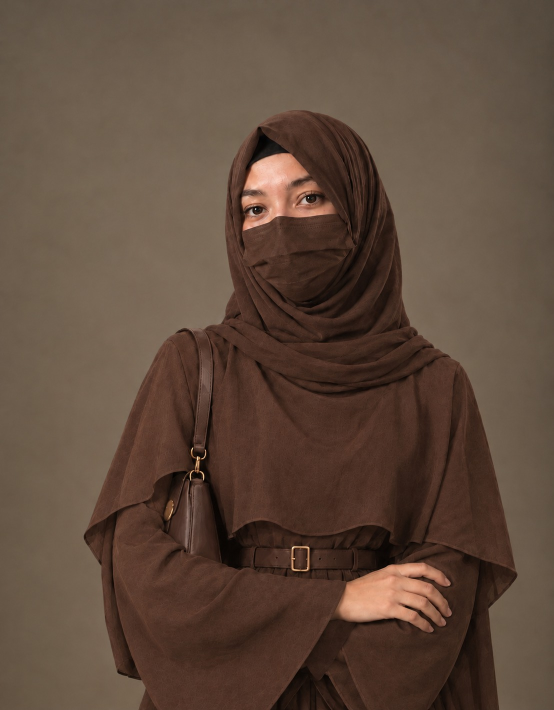
#> input picture myphoto.jpg, 1108 x 1420 px (shown at 1/2 size)
$ python ascii_to_svg.py --photo myphoto.jpg
#> lines starting #> are read from the running program, lines starting #| are printed output that depends on the picture; after the words box and inside, x2 and y2 are one past the last pixel; in counts of white or black regions, pixels touching at a corner belong together
#!/usr/bin/env python3
"""
ascii_to_svg.py  -  builds dark.svg and light.svg for a GitHub profile README.

Usage:
    python3 ascii_to_svg.py --photo portrait.jpg --crop 0,170,1108,1420 --out .
"""
import argparse
import os
from xml.sax.saxutils import escape

from PIL import Image, ImageChops, ImageDraw, ImageFilter, ImageOps

TITLE = "muqaddas@github  ~/profile  zsh"
ROWS_RIGHT = [
    ("h", "profile"),
    ("r", "Name", "Muqaddas Alam"),
    ("r", "Role", "Computer Science Student"),
    ("r", "Origin", "Karachi, Pakistan"),
    ("r", "Education", "HSC II (ICS) · Govt. Degree College for Women, Nazimabad"),
    ("r", "Status", "Building · Learning · Sharing"),
    ("r", "Workflow", "VS Code · Git · GitHub"),
    ("r", "Brand", "Muqaddas Digital — Learn, Grow, Share"),
    ("gap",),
    ("h", "stack"),
    ("r", "Core Lang", "C, C++, Python"),
    ("r", "Core Frontend", "HTML, CSS, JavaScript"),
    ("r", "Interests", "Front-end Web · Cybersecurity"),
    ("r", "Internships", "CodeAlpha (C) · Arch Technologies (C++)"),
    ("gap",),
    ("h", "contact"),
    ("r", "Mail", "muqaddasalm999@gmail.com"),
    ("r", "GitHub", "github.com/muqaddasalam"),
    ("r", "LinkedIn", "linkedin.com/in/muqaddas-alam-405194312"),
    ("gap",),
    ("h", "live stats"),
    ("last", "See live GitHub stats badges below in README"),
]
STATUS_TEXT = "online · Karachi, PK"

THEMES = {
    "dark": dict(
        bg="#0d1117", panel="#0a0e14", dim="#30363d", title="#8b949e",
        key="#22d3ee", head="#a78bfa", val="#c9d1d9", ok="#3fb950",
        b1="#7c5cff", b2="#22d3ee", art1="#22d3ee", art2="#8b5cf6",
        scan="#22d3ee", scan_op="0.22", glow_op="0.9",
    ),
    "light": dict(
        bg="#ffffff", panel="#f6f8fa", dim="#d0d7de", title="#57606a",
        key="#0969da", head="#8250df", val="#24292f", ok="#1a7f37",
        b1="#8250df", b2="#0969da", art1="#0550ae", art2="#6639ba",
        scan="#0969da", scan_op="0.16", glow_op="0.55",
    ),
}

W, H = 1000, 496
MONO = "ui-monospace,SFMono-Regular,Menlo,Consolas,'Liberation Mono',monospace"

COLS, ROWS = 64, 39
CHAR_W, LINE_H, ART_FONT = 4.7, 8.7, 7.8
RAMP = " .:-=+*#%@"

LP_X, LP_Y, LP_W, LP_H = 22, 58, 330, 412
RP_X, RP_Y, RP_W, RP_H = 372, 58, 606, 412
TX0, TX1 = 392, 958
FS, CH = 12.5, 7.5
LINE, GAP, FIRST_Y = 19, 9, 92


def placeholder_density():
    w, h = 300, 400
    im = Image.new("L", (w, h), 10)
    d = ImageDraw.Draw(im)
    d.ellipse((70, 40, 230, 250), fill=110)
    d.ellipse((20, 300, 280, 560), fill=150)
    d.ellipse((100, 80, 200, 235), fill=225)
    return im.filter(ImageFilter.GaussianBlur(2.2))


# Backdrop is removed with a colour mask (backdrop = grey-olive, hue ~30 deg,
# low saturation; clothes/skin = redder, hue < 26 deg or more saturated).
# Inside the subject: dark cloth -> dense ink, skin -> light dots.
POINTS = [(0, 1), (25, 1), (60, .8), (90, .55), (130, .38), (170, .26), (255, .22)]
CURVES = {"dark": POINTS, "light": POINTS}


def curve_lut(points):
    lut = []
    for v in range(256):
        for (x0, y0), (x1, y1) in zip(points, points[1:]):
            if x0 <= v <= x1:
                lut.append(int(255 * (y0 + (y1 - y0) * (v - x0) / (x1 - x0))))
                break
    return lut


def photo_density(path, theme, box=None):
#> called with path = 'myphoto.jpg', theme = 'dark'
    import numpy as np
    src = ImageOps.exif_transpose(Image.open(path)).convert("RGB")
#> src is the input picture: PIL image 1108x1420 RGB; mean R, G, B 94.6, 74, 60
    w, h = src.size
#> w = 1108; h = 1420
    target = COLS * CHAR_W / (ROWS * LINE_H)
    if box:
        src = src.crop(box)
    elif w / h > target:
        nw = int(h * target)
        left = (w - nw) // 2
        src = src.crop((left, 0, left + nw, h))
    else:
        nh = int(w / target)
#> nh = 1249
        src = src.crop((0, 0, w, nh))
#> src: PIL image 1108x1249 RGB
    hsv = np.asarray(src.convert("HSV")).astype(float)
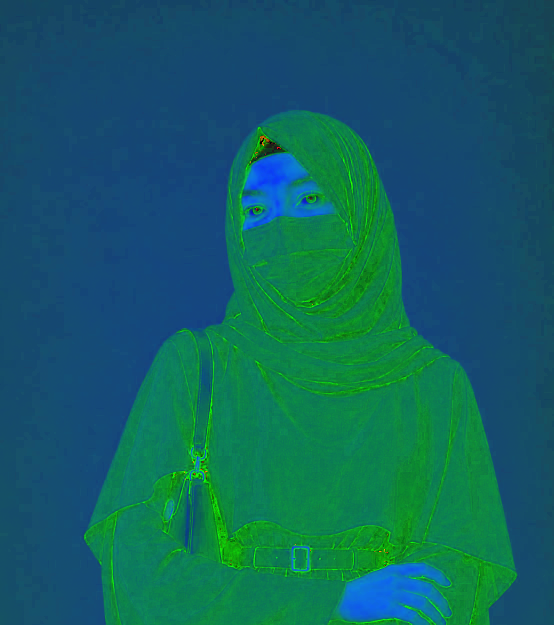
#> hsv: shape (1249, 1108, 3) float64 (shown at 1/2 size); mean R, G, B 17.4, 97.1, 96.7
    hue = hsv[..., 0] * 360 / 255
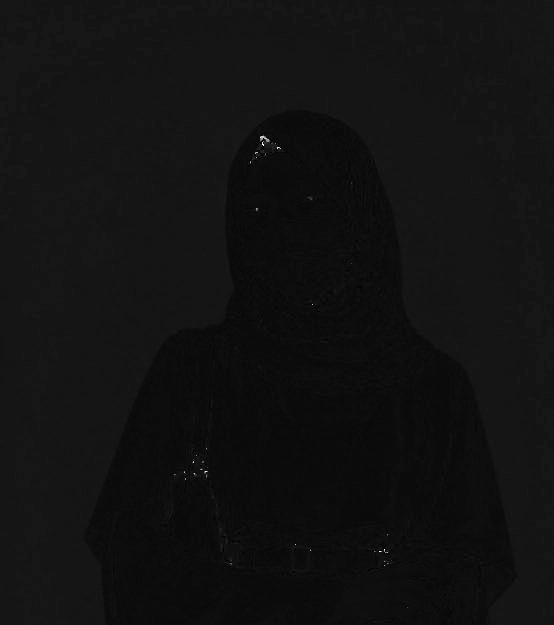
#> hue: shape (1249, 1108) float64 (shown at 1/2 size); min 0, max 357.2, mean 24.6; drawn with min black and max white
    sat = hsv[..., 1] / 255
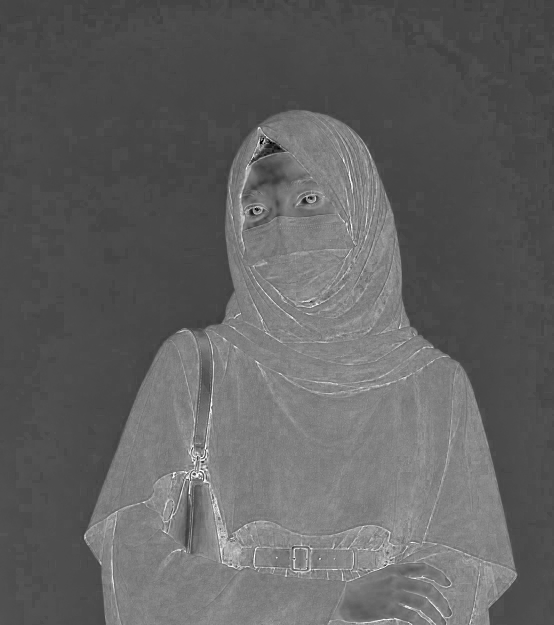
#> sat: shape (1249, 1108) float64 (shown at 1/2 size); min 0, max 1, mean 0.381
    val = hsv[..., 2] / 255
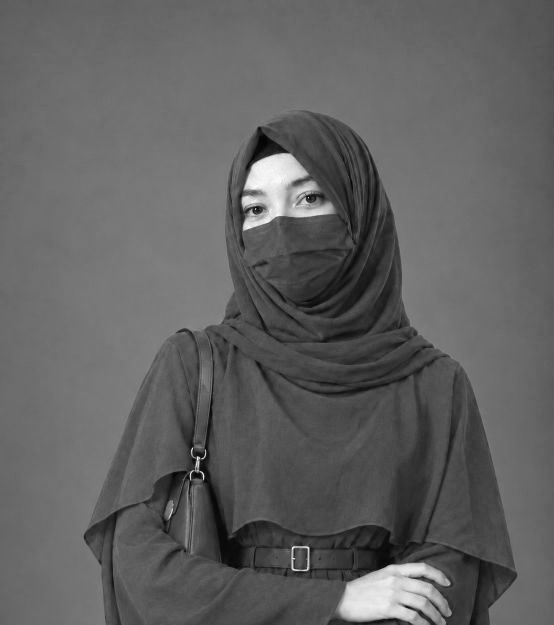
#> val: shape (1249, 1108) float64 (shown at 1/2 size); min 0.00392, max 1, mean 0.379
    fg = (hue < 26) | (sat > 0.45) | (val > 0.62) | (val < 0.2)
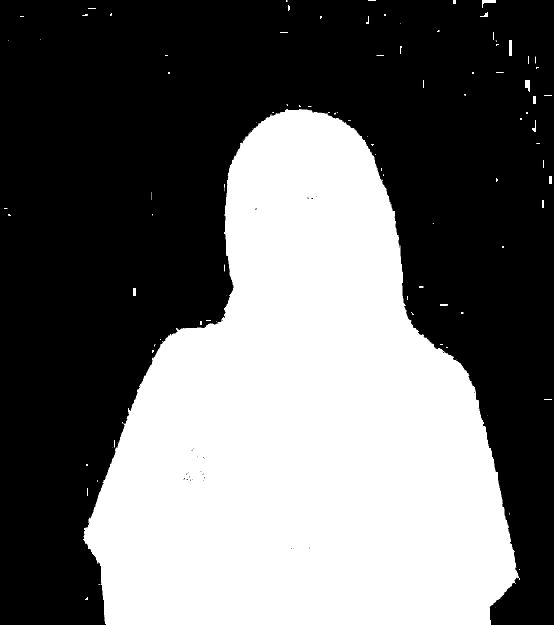
#> fg: shape (1249, 1108) bool (shown at 1/2 size); 41.8% white; 98 white regions (58 under 20 px), largest, box (x1, y1, x2, y2) and area: (166, 218, 1040, 1249) 575554, (964, 0, 992, 16) 192, (1018, 80, 1024, 112) 192
    mask = Image.fromarray((fg * 255).astype("uint8")).filter(ImageFilter.MedianFilter(15))
#> mask: PIL image 1108x1249 L; 41.6% white; 4 white regions (1 under 20 px), largest, box (x1, y1, x2, y2) and area: (168, 218, 1036, 1249) 575723, (965, 0, 991, 7) 136, (1050, 164, 1060, 175) 87
    mask = mask.filter(ImageFilter.GaussianBlur(2))
    gray = src.convert("L").filter(ImageFilter.GaussianBlur(0.9)).point(curve_lut(CURVES[theme]))
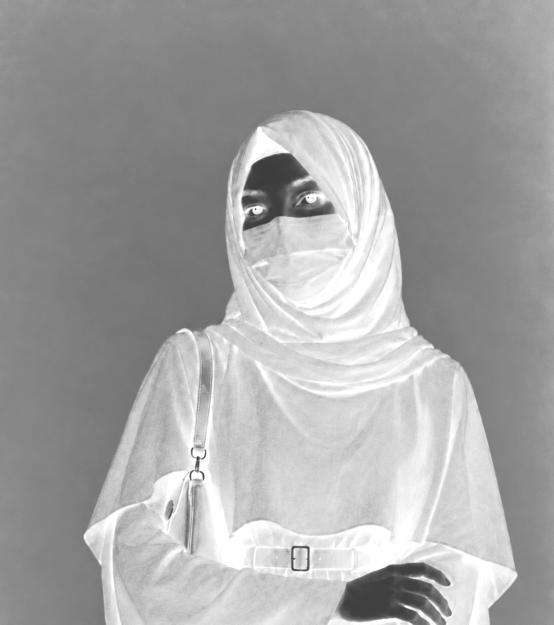
#> gray: PIL image 1108x1249 L (shown at 1/2 size); min 60, max 255, mean 163.2
    return ImageChops.multiply(gray, mask.point(lambda v: 255 if v > 128 else 0))


def portrait_rows(photo, theme, box=None):
    im = photo_density(photo, theme, box) if photo else placeholder_density()
    im = im.resize((COLS, ROWS), Image.LANCZOS)
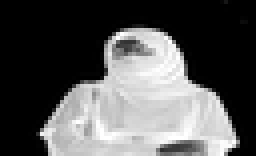
#> im: PIL image 64x39 L (shown 4 times larger); min 0, max 255, mean 85.8
    px = im.load()
    n = len(RAMP)
    return ["".join(RAMP[min(n - 1, px[x, y] * n // 256)] for x in range(COLS))
            for y in range(ROWS)]


def t(sec):
    return f"{sec:.2f}s"


def build(theme, photo, box=None):
    p = THEMES[theme]
    rows = portrait_rows(photo, theme, box)
#> rows = 39 items
    defs, body = [], []

    defs.append(
        f'<linearGradient id="bg-grad" gradientUnits="userSpaceOnUse" x1="0" y1="0" x2="{W}" y2="{H}">'
        f'<stop offset="0" stop-color="{p["b1"]}">'
        f'<animate attributeName="stop-color" values="{p["b1"]};{p["b2"]};{p["b1"]}" dur="8s" repeatCount="indefinite"/></stop>'
        f'<stop offset="1" stop-color="{p["b2"]}">'
        f'<animate attributeName="stop-color" values="{p["b2"]};{p["b1"]};{p["b2"]}" dur="8s" repeatCount="indefinite"/></stop>'
        f'</linearGradient>'
    )
    defs.append(
        f'<linearGradient id="art-grad" gradientUnits="userSpaceOnUse" x1="0" y1="96" x2="0" y2="440">'
        f'<stop offset="0" stop-color="{p["art1"]}"/><stop offset="1" stop-color="{p["art2"]}"/></linearGradient>'
    )
    defs.append(
        f'<linearGradient id="scan-grad" x1="0" y1="0" x2="0" y2="1">'
        f'<stop offset="0" stop-color="{p["scan"]}" stop-opacity="0"/>'
        f'<stop offset="0.5" stop-color="{p["scan"]}" stop-opacity="{p["scan_op"]}"/>'
        f'<stop offset="1" stop-color="{p["scan"]}" stop-opacity="0"/></linearGradient>'
    )
    defs.append(
        '<filter id="glow" x="-5%" y="-5%" width="110%" height="110%">'
        '<feGaussianBlur stdDeviation="3" result="b"/>'
        '<feMerge><feMergeNode in="b"/><feMergeNode in="SourceGraphic"/></feMerge></filter>'
    )
    defs.append(
        f'<clipPath id="art-clip"><rect x="{LP_X + 1}" y="{LP_Y + 30}" width="{LP_W - 2}" height="{LP_H - 62}"/></clipPath>'
    )

    body.append(f'<rect x="1" y="1" width="{W - 2}" height="{H - 2}" rx="14" fill="{p["bg"]}" '
                f'stroke="url(#bg-grad)" stroke-width="1.5"/>')
    perim = 2 * ((W - 2) + (H - 2))
    body.append(
        f'<rect x="1" y="1" width="{W - 2}" height="{H - 2}" rx="14" fill="none" stroke="url(#bg-grad)" '
        f'stroke-width="3" stroke-linecap="round" stroke-dasharray="160 {perim}" '
        f'opacity="{p["glow_op"]}" filter="url(#glow)">'
        f'<animate attributeName="stroke-dashoffset" from="0" to="-{perim}" dur="7s" repeatCount="indefinite"/></rect>'
    )

    for cx, col in ((28, "#ff5f56"), (50, "#ffbd2e"), (72, "#27c93f")):
        body.append(f'<circle cx="{cx}" cy="22" r="6" fill="{col}"/>')
    body.append(
        f'<text x="{W // 2}" y="26" text-anchor="middle" font-family="{MONO}" font-size="12" '
        f'fill="{p["title"]}">{escape(TITLE)}</text>'
    )
    body.append(f'<line x1="14" y1="42" x2="{W - 14}" y2="42" stroke="{p["dim"]}" stroke-width="1"/>')

    body.append(f'<rect x="{LP_X}" y="{LP_Y}" width="{LP_W}" height="{LP_H}" rx="8" fill="{p["panel"]}" '
                f'stroke="{p["dim"]}" stroke-width="1"/>')
    body.append(f'<text x="{LP_X + 14}" y="{LP_Y + 20}" font-family="{MONO}" font-size="11" '
                f'fill="{p["title"]}">portrait.asc</text>')

    art_w = COLS * CHAR_W
    art_x = LP_X + (LP_W - art_w) / 2
    art_y = LP_Y + 48
    body.append('<g id="portrait">')
    for i, row in enumerate(rows):
        if not row.strip():
            continue
        y = art_y + i * LINE_H
        body.append(
            f'<text x="{art_x:.1f}" y="{y:.1f}" xml:space="preserve" font-family="{MONO}" '
            f'font-size="{ART_FONT}" fill="url(#art-grad)" opacity="0" '
            f'textLength="{art_w:.1f}" lengthAdjust="spacing">{escape(row)}'
            f'<animate attributeName="opacity" from="0" to="1" begin="{t(0.5 + i * 0.045)}" '
            f'dur="0.25s" fill="freeze"/></text>'
        )
#> this loop made 39 passes
#> y on passes 7 to 18: 158.2, 166.9, 175.6, 184.3, 193, 201.7, 210.4, 219.1, 227.8, 236.5, 245.2, 253.9
#> after the loop, body = 43 items
    body.append(
        '<animate attributeName="opacity" values="1;0.8;1;0.92;1" keyTimes="0;0.2;0.4;0.7;1" '
        'dur="5s" begin="3s" repeatCount="indefinite"/></g>'
    )
    body.append(
        f'<g clip-path="url(#art-clip)"><rect x="{LP_X}" y="{LP_Y + 30}" width="{LP_W}" height="26" '
        f'fill="url(#scan-grad)" opacity="0">'
        f'<set attributeName="opacity" to="1" begin="1.8s"/>'
        f'<animateTransform attributeName="transform" type="translate" from="0 -26" to="0 {LP_H - 40}" '
        f'begin="1.8s" dur="3.4s" repeatCount="indefinite"/></rect></g>'
    )
    sy = LP_Y + LP_H - 18
    body.append(
        f'<circle cx="{LP_X + 20}" cy="{sy - 4}" r="4" fill="{p["ok"]}">'
        f'<animate attributeName="r" values="3;5;3" dur="1.8s" repeatCount="indefinite"/>'
        f'<animate attributeName="opacity" values="1;0.45;1" dur="1.8s" repeatCount="indefinite"/></circle>'
        f'<text x="{LP_X + 34}" y="{sy}" font-family="{MONO}" font-size="11" fill="{p["val"]}">'
        f'{escape(STATUS_TEXT)}</text>'
    )

    body.append(f'<rect x="{RP_X}" y="{RP_Y}" width="{RP_W}" height="{RP_H}" rx="8" fill="{p["panel"]}" '
                f'stroke="{p["dim"]}" stroke-width="1"/>')
    body.append(f'<text x="{RP_X + RP_W - 14}" y="{RP_Y + 20}" text-anchor="end" font-family="{MONO}" '
                f'font-size="11" fill="{p["title"]}">profile.yml</text>')

    wipe_w = TX1 - TX0 + 14
    cx0 = TX0 - 6
    y = FIRST_Y
    t0, step, dur = 1.0, 0.30, 0.28
    n = 0
    last_caret = None
    for row in ROWS_RIGHT:
        kind = row[0]
        if kind == "gap":
            y += GAP
            continue
        begin = t0 + n * step
        cid = f"w{n}"
        defs.append(
            f'<clipPath id="{cid}"><rect x="{cx0}" y="{y - 14}" width="0" height="20">'
            f'<animate attributeName="width" from="0" to="{wipe_w}" begin="{t(begin)}" dur="{t(dur)}" '
            f'fill="freeze"/></rect></clipPath>'
        )
        g = [f'<g clip-path="url(#{cid})">']
        if kind == "h":
            label = row[1]
            g.append(f'<text x="{TX0}" y="{y}" font-family="{MONO}" font-size="{FS}" font-weight="bold" '
                     f'fill="{p["head"]}">{escape(label)}</text>')
            lx = TX0 + len(label) * CH + 10
            g.append(f'<line x1="{lx:.0f}" y1="{y - 4}" x2="{TX1}" y2="{y - 4}" stroke="{p["dim"]}" stroke-width="1"/>')
        elif kind == "r":
            key, val = row[1], row[2]
            kx = TX0 + 12
            g.append(f'<text x="{kx}" y="{y}" font-family="{MONO}" font-size="{FS}" fill="{p["key"]}">{escape(key)}</text>')
            g.append(f'<text x="{TX1}" y="{y}" text-anchor="end" font-family="{MONO}" font-size="{FS}" '
                     f'fill="{p["val"]}">{escape(val)}</text>')
            ds = kx + len(key) * CH + 10
            de = TX1 - len(val) * CH - 10
            if de - ds > 12:
                g.append(f'<line x1="{ds:.0f}" y1="{y - 3}" x2="{de:.0f}" y2="{y - 3}" stroke="{p["dim"]}" '
                         f'stroke-width="1" stroke-dasharray="1 4" stroke-linecap="round"/>')
        else:
            txt = row[1]
            g.append(f'<text x="{TX0 + 12}" y="{y}" font-family="{MONO}" font-size="{FS}" '
                     f'fill="{p["val"]}">{escape(txt)}</text>')
            last_caret = (TX0 + 12 + len(txt) * CH + 4, y, begin + dur)
        g.append("</g>")
        body.append("".join(g))
        body.append(
            f'<rect x="{cx0}" y="{y - 12}" width="7" height="15" fill="{p["key"]}" opacity="0">'
            f'<set attributeName="opacity" to="0.9" begin="{t(begin)}"/>'
            f'<animate attributeName="x" from="{cx0}" to="{cx0 + wipe_w}" begin="{t(begin)}" dur="{t(dur)}" fill="freeze"/>'
            f'<set attributeName="opacity" to="0" begin="{t(begin + dur)}"/></rect>'
        )
        y += LINE
        n += 1
#> after the loop, body = 86 items; defs = 24 items; n = 19; y = 480

    if last_caret:
        cx, cy, cb = last_caret
        body.append(
            f'<rect x="{cx:.0f}" y="{cy - 12}" width="7" height="15" fill="{p["key"]}" opacity="0">'
            f'<animate attributeName="opacity" values="1;1;0;0" keyTimes="0;0.5;0.5;1" dur="1.1s" '
            f'begin="{t(cb)}" repeatCount="indefinite"/></rect>'
        )

    inner = "".join(body)
    return (
        '<?xml version="1.0" encoding="UTF-8"?>\n'
        f'<svg xmlns="http://www.w3.org/2000/svg" width="{W}" height="{H}" viewBox="0 0 {W} {H}" '
        f'role="img" aria-labelledby="t d">\n'
        '<title id="t">Muqaddas - GitHub profile</title>\n'
        '<desc id="d">Animated terminal-style profile card with an ASCII portrait and typed profile details.</desc>\n'
        f'<defs>{"".join(defs)}</defs>\n'
        f'<g opacity="0"><animate attributeName="opacity" from="0" to="1" begin="0s" dur="0.5s" fill="freeze"/>'
        f'{inner}</g>\n</svg>\n'
    )


def main():
    ap = argparse.ArgumentParser()
    ap.add_argument("--photo")
    ap.add_argument("--crop", help="left,top,right,bottom in photo pixels")
    ap.add_argument("--out", default=".")
    a = ap.parse_args()
    box = tuple(int(v) for v in a.crop.split(",")) if a.crop else None
    os.makedirs(a.out, exist_ok=True)
    for theme in ("dark", "light"):
        path = os.path.join(a.out, f"{theme}.svg")
        with open(path, "w", encoding="utf-8") as f:
            f.write(build(theme, a.photo, box))
        print("wrote", path, os.path.getsize(path), "bytes")


if __name__ == "__main__":
    main()
